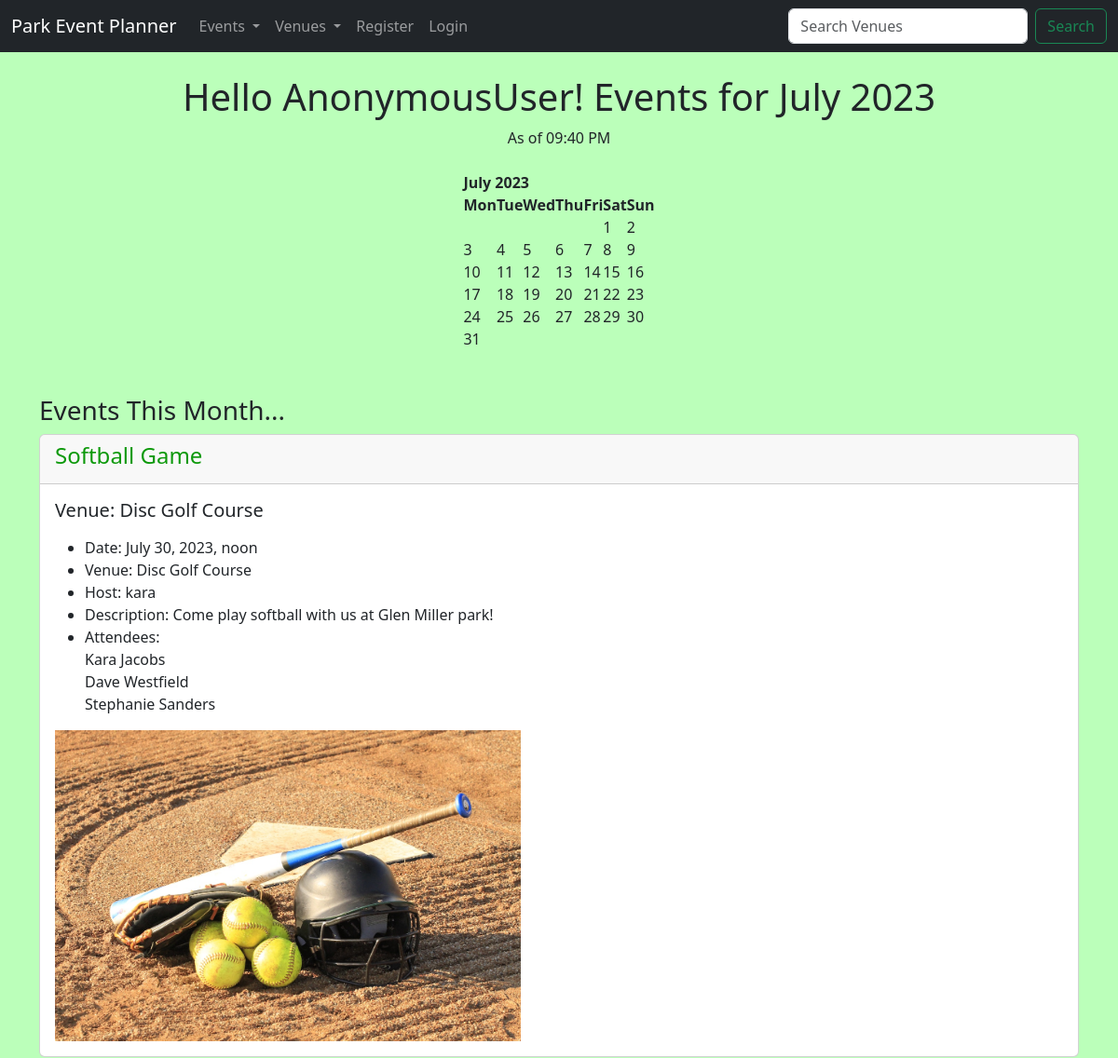
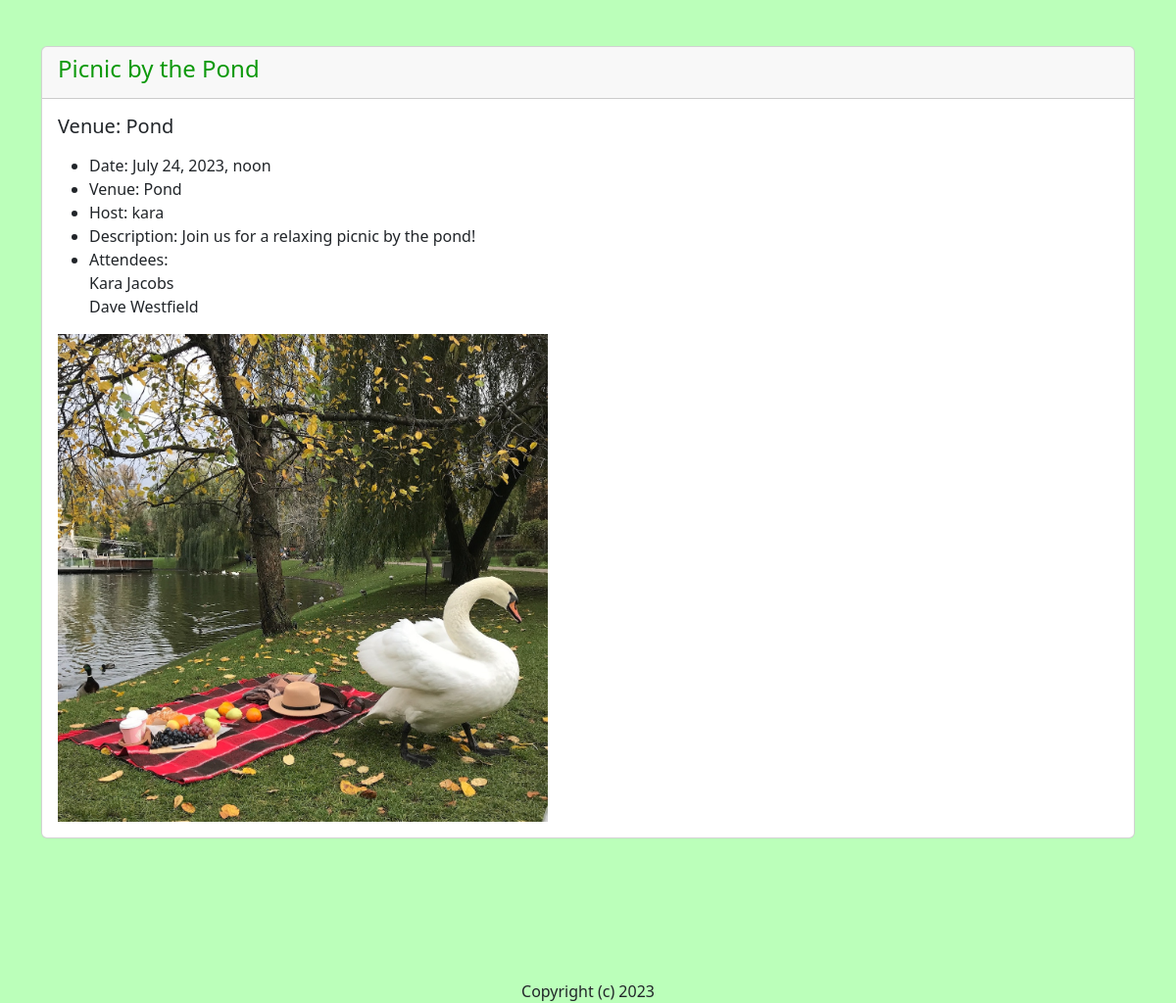
The page / on the database its author committed (2 pictures, top to bottom).
### events/models.py (models this page shows, shortened)
class Event(models.Model):
	name = models.CharField('Event Name', max_length=120)
	timeslot = models.DateTimeField('Event Date')
	venue = models.ForeignKey(Venue, blank=True, null=True, on_delete=models.CASCADE)
	host = models.ForeignKey(User, blank=True, null=True, on_delete=models.SET_NULL)
	attendees = models.ManyToManyField(ParkAppUser, blank=True)
	description = models.TextField(blank=True)
	event_image = models.ImageField(null=True, blank=True, upload_to="images/")
	def __str__(self): # lets you click on an event name to access it
		return self.name

class Venue(models.Model):
	name = models.CharField('Venue Name', max_length=120)
	description = models.TextField(blank=True)
	owner = models.IntegerField("Venue Owner", blank=False, default=1)
	venue_image = models.ImageField(null=True, blank=True, upload_to="images/")
	def __str__(self): # lets you click on a venue to access it
		return self.name

class ParkAppUser(models.Model):
	first_name = models.CharField(max_length=30)
	last_name = models.CharField(max_length=30)
	email = models.EmailField('User Email')
	def __str__(self): # lets you click on a username to access it
		return self.first_name + ' ' + self.last_name

### events/views.py (the view)
# urls.py: path('', views.home, name="home"),
def home(request, year=datetime.now().year, month=datetime.now().strftime('%B')): # Year & month are dynamically updated
	name = "John"
	month = month.capitalize() # converts month name in the url to title case
	month_number = list(calendar.month_name).index(month)
	month_number = int(month_number) # ensures month number is an integer
	cal = HTMLCalendar().formatmonth(year, month_number)
	now = datetime.now()
	current_year = now.year
	event_list = Event.objects.filter(
		timeslot__year = year,
		timeslot__month = month_number)
	time = now.strftime('%I:%M %p')
	return render(request,
	'events/home.html', {
	"name": name,
	"year": year,
	"month": month,
	"month_number": month_number,
	"cal": cal,
	"current_year": current_year,
	"time": time,
	"event_list": event_list,
	})

### events/templates/events/home.html (shortened to what this page needs)
{% extends 'events/base.html' %}
{% block content %}
	<center>
	<h1>Hello {{ user }}! Events for {{ month }} {{ year }}</h1>
	As of {{ time }}
	<br/><br/>
	{{ cal|safe }}
	<br/><br/>
	</center>
	<h3>Events This Month...</h3>
	{% if event_list %}
		{% for event in event_list %}
				<div class="card">
	  <div class="card-header">
	    <h4>{{ event }}</h4>
	  </div>
	  <div class="card-body">
	    <h5 class="card-title">Venue: {{ event.venue }}</h5>
	    <p class="card-text">
	<ul>
		<li>Date: {{ event.timeslot }}</li>
		<li>Venue: {{ event.venue }}</li>
		<li>Host: {{ event.host }}</li>
		<li>Description: {{ event.description }}</li>
		<li>Attendees:<br/>
		{% for user in event.attendees.all %}
		{{ user }}<br/>
		{% endfor %}
		</li>
	</ul>
	    </p>
	{% if event.event_image %}
	<img src="{{ event.event_image.url }}" width=500>
	{% endif %}
	</div>
	</div>
			<br/><br/>
		{% endfor %}
	{% else %}
		Sorry... There are no events this month.
	{% endif %}
	<center>
	<br/><br/><br/><br/>
	Copyright (c) {{ current_year }}
	</center>
{% endblock %}

### static/css/parkstyle.css (style rules this page uses)
h4 { color: #0d990b; }
body { background: #bbffba }

### rows shown on the page
Event: name "Softball Game", venue "Disc Golf Course", timeslot "July 30, 2023, noon", host "kara", description "Come play softball with us at Glen Miller park!", event_image (picture)
ParkAppUser: first_name+last_name "Kara Jacobs"
ParkAppUser: first_name+last_name "Dave Westfield"
ParkAppUser: first_name+last_name "Stephanie Sanders"
Event: name "Picnic by the Pond", venue "Pond", timeslot "July 24, 2023, noon", host "kara", description "Join us for a relaxing picnic by the pond!", event_image (picture)

### other values the page prints
{{ user }} "AnonymousUser"
{{ month }} "July"
{{ cal|safe }} "July 2023 Mon Tue Wed Thu Fri Sat Sun 1 2 3 4 5 6 7 8 9 10 11 12 13 14 15 16 17 18 19 20 21 22 23 24 25 26 27 28 29 30 31"
